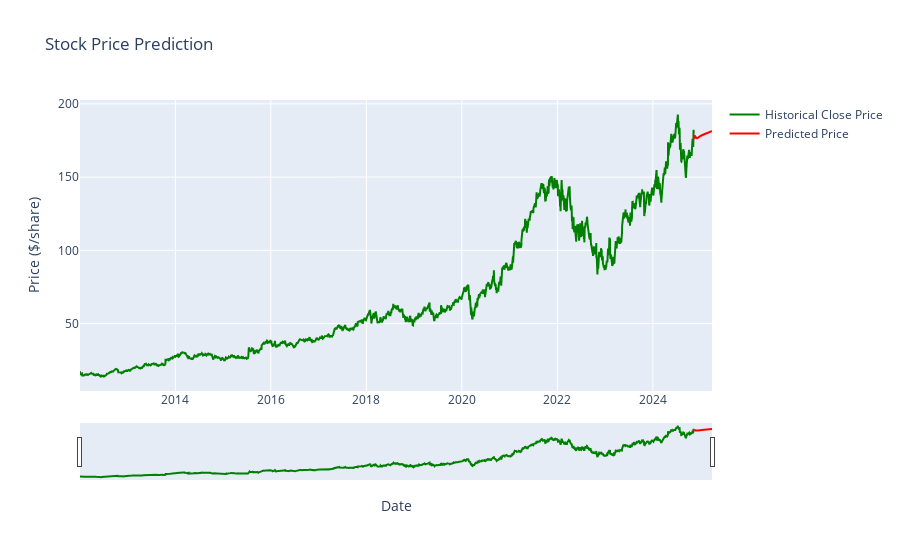

The notebook cell saved with this chart:
### Code cell
import pandas as pd
import plotly.graph_objects as go

historical_prices = data[['Date', 'Close']].copy()
historical_prices.set_index('Date', inplace=True)

# Combine the historical prices with the predictions
predicted_prices_df = pd.DataFrame(predictions, index=predicted_dates, columns=['Predicted Price'])

# Create a figure with Plotly
fig = go.Figure()

# Add historical close prices trace
fig.add_trace(go.Scatter(
    x=historical_prices.index,
    y=historical_prices['Close'],
    mode='lines',
    name='Historical Close Price',
    line=dict(color='green'),
))

# Add predicted prices trace
fig.add_trace(go.Scatter(
    x=predicted_prices_df.index,
    y=predicted_prices_df['Predicted Price'],
    mode='lines',
    name='Predicted Price',
    line=dict(color='red'),
))

# Update layout settings
fig.update_layout(
    title='Stock Price Prediction',
    xaxis_title='Date',
    yaxis_title='Price ($/share)',
    xaxis_rangeslider_visible=True,
)

# Show the plot
fig.show()
